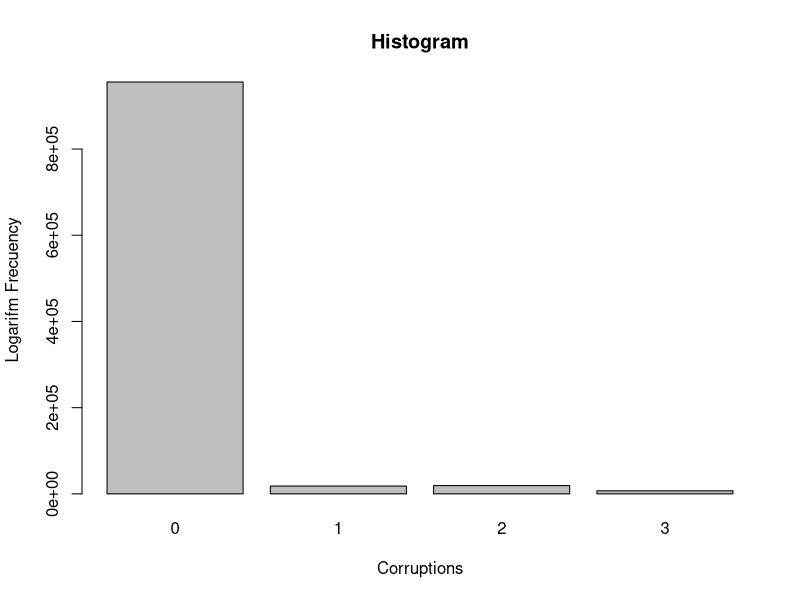
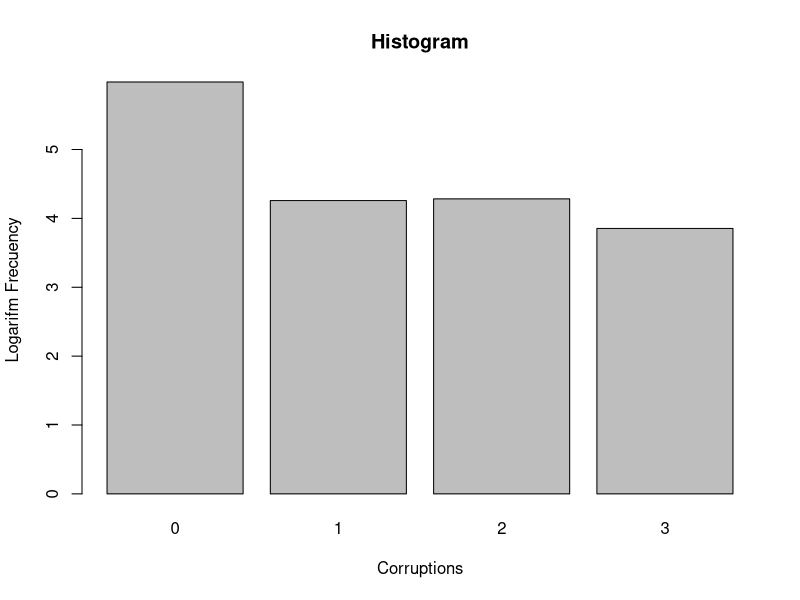
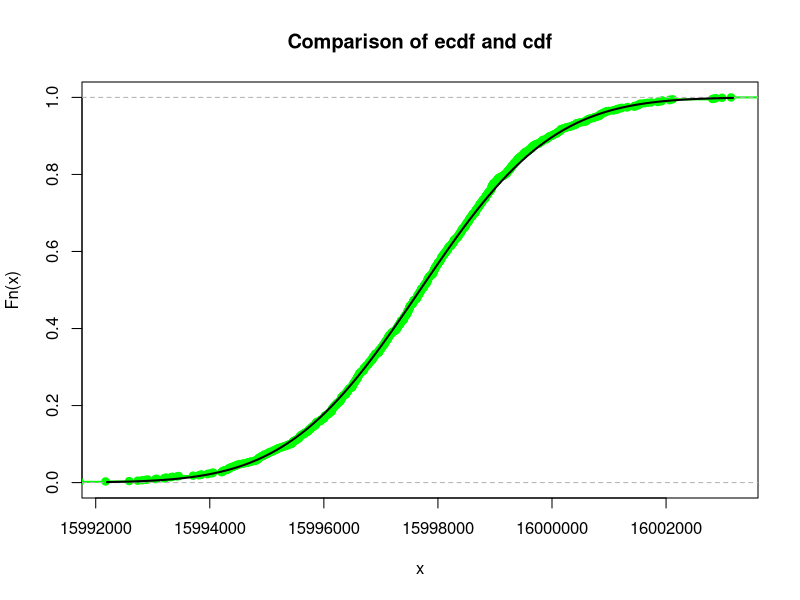
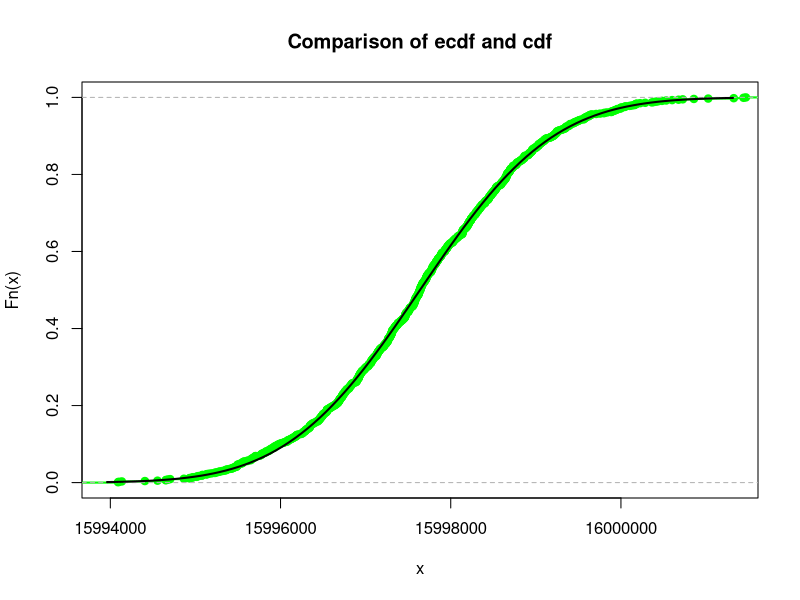
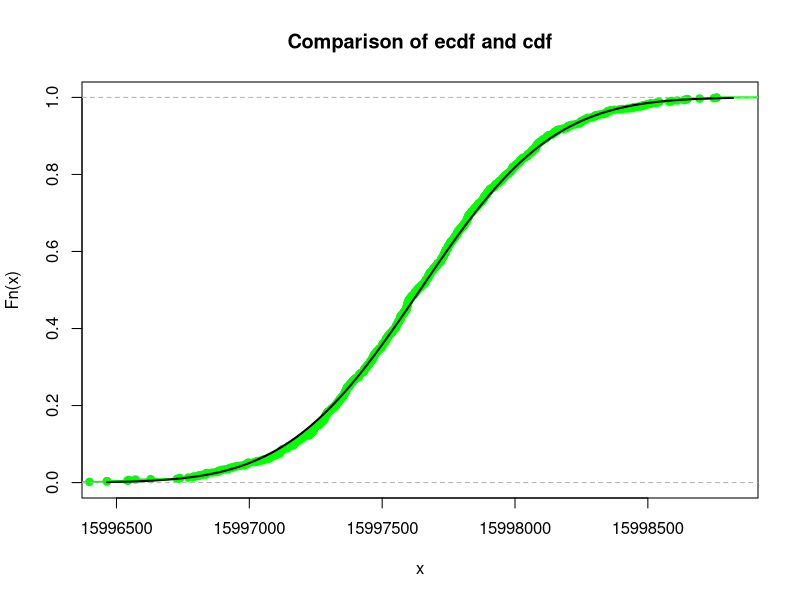
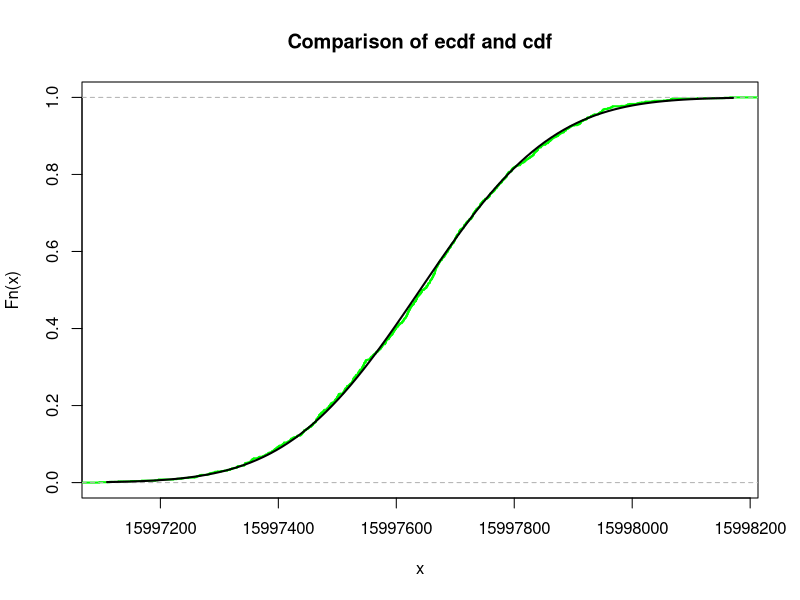
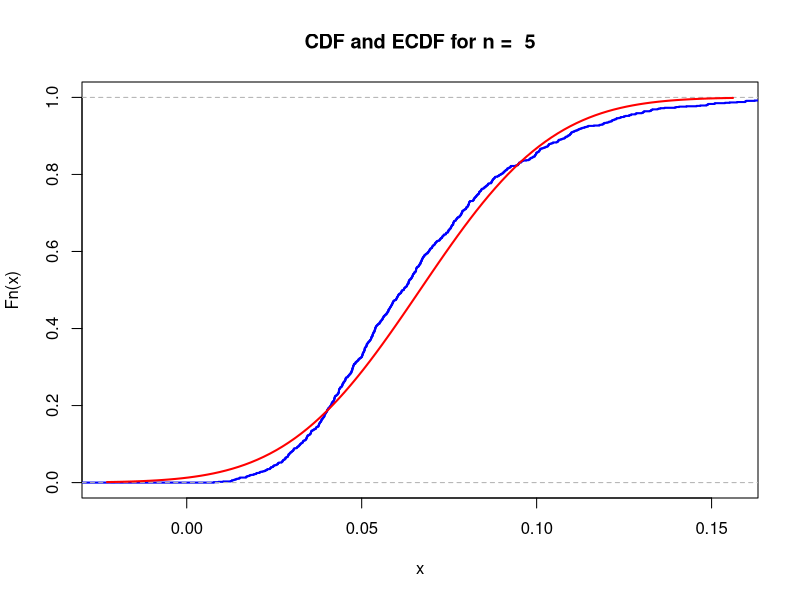
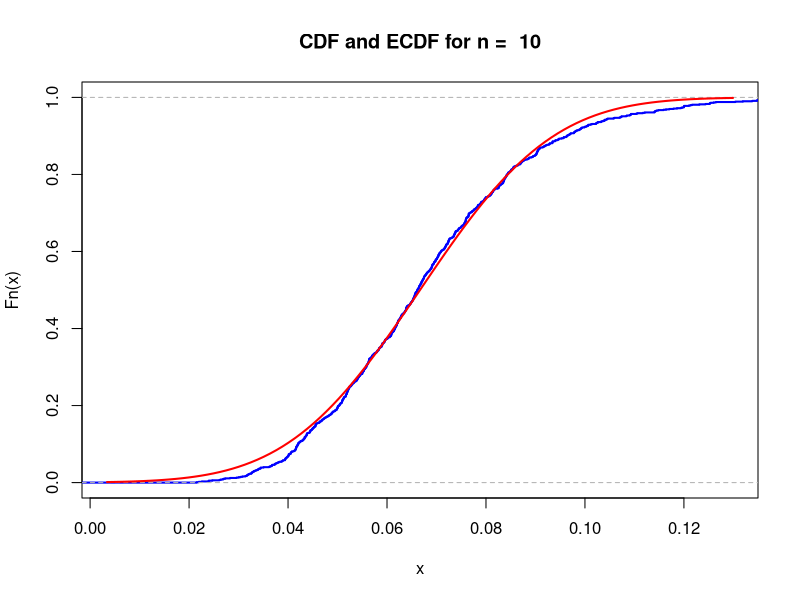

Write R code to recreate these figures, in order.
## ---- chunk 1
# our team id number 
                        
id <- 5                  
                          
set.seed(id)
p <- id/100

# matrices G and H
G <- matrix(c(1, 1, 1, 0, 0, 0, 0,
		1, 0, 0, 1, 1, 0, 0,
		0, 1, 0, 1, 0, 1, 0,
		1, 1, 0, 1, 0, 0, 1), nrow = 4, byrow = TRUE)
H <- t(matrix(c(1, 0, 1, 0, 1, 0, 1,
		0, 1, 1, 0, 0, 1, 1,
		0, 0, 0, 1, 1, 1, 1), nrow = 3, byrow = TRUE))


cat("The matrix G is: \n") 
G  
cat("The matrix H is: \n") 
H
cat("The product GH must be zero: \n")
(G%*%H) %%2
## ---- chunk 2
message_generator <- function(N) {
  matrix(sample(c(0,1), 4*N, replace = TRUE), nrow = N)
}  

#We choose enough big N
N <- 1000000
messages <- message_generator(N)
cat("Head of our messages matrix \n")
head(messages)

#Multiply all our messages by G matrix to get encode messages
codewords <- (messages %*% G) %% 2
cat("The matrix of encoded messages is: \n")
head(codewords, n = 10)
## ---- chunk 3
#Generate error in encode messages
#1 suit for error during transmission .
generating_errors <- function(N){
  matrix(sample(c(0,1), 7*N, replace = TRUE, prob=c(1-p, p)), nrow=N)
}

errors <- generating_errors(N)
cat("The generated errors matrix is: \n")
head(errors, n = 10)

modulo2 <- function(x){
  return (x %% 2)
}
#Sum matrix with errors and encode messages to show the received messages.
received <- codewords + errors
received <- t(apply(received, 1 , modulo2))
head(received)

## ---- chunk 4

decode <- function(x) {
	# multiplying matrices with recieved messages and matrix H
	z <- x %*% H %% 2
	
	# checking index of the corrupted bit (if exists)
	idx <- z[1,1] + 2 * z[1,2] + 4 * z[1,3]
	
	# correcting the message (flipping the bit)
	if (idx > 0) {
		x[idx] <- (x[idx] + 1) %% 2
	}
	
	# return the decoded message
	return(c(x[3],x[5],x[6],x[7]))
}

decoded_messages <- t(apply(received, 1, decode))
cat("The matrix of decoded messages is: \n")
head(decoded_messages)

## ---- chunk 5
#Sum all correctly decoded messages and divide by total number of all messages
actual_prob <- sum(
	decoded_messages[,1]==messages[,1]& 
	decoded_messages[,2]==messages[,2]&
	decoded_messages[,3]==messages[,3]&
	decoded_messages[,4]==messages[,4]) / N

#Expected probability of our case
expected_probability <- ((1 - p)**7 + 7 * p * (1 - p)**6)
cat("The actual probability is: \n")
actual_prob
cat("The expected probability is: \n")
expected_probability
## ---- chunk 6
expectation = 1 * actual_prob
cat("Expectation is equal to \n")
expectation

#standard deviation
variance = (actual_prob * (1 - actual_prob)) / N

cat("Variance is equal to \n")
variance
cat("Standard deviation is equal to \n")
stand_dev <- sqrt(variance)
stand_dev
## ---- chunk 7
#find and epsilon e = Z*SE
# e - epsilon
# Z - Critical value
# SE - Standard error 
SE <- stand_dev / sqrt(N)

alpha <- 0.05
Z <- qnorm(1 - alpha / 2)
e = Z * SE
cat("Epsilon for N = 1,000,000 equal to \n")
e

cat("If Epsilon less-equal 0.03 than N that guarantees this epsilon equal to \n")
e <- 0.03
N_guar <- ceiling((Z * stand_dev / e) ** 2)
N_guar



## ---- chunk 8

# checking if the message was decoded properly
correct_messages_truth_table <- decoded_messages!=messages
#head(correct_messages_truth_table)
# getting the sum of incorrect messages for every bit

correct_messages_truth_table <- apply(correct_messages_truth_table, 1, sum)
value_counts <- table(correct_messages_truth_table)
df <- data.frame(value_counts)
reversed_df <- as.data.frame(rev(t(apply(df, 1, rev))))
colnames(df) <- c("Corruptions", "Frequency")



barplot(height = df$Frequency, names.arg = df$Corruptions, beside = TRUE,
        xlab = "Corruptions", ylab = "Logarifm Frecuency", main = "Histogram")

## ---- chunk 9
barplot(height = log10(df$Frequency), names.arg = df$Corruptions, beside = TRUE,
        xlab = "Corruptions", ylab = "Logarifm Frecuency", main = "Histogram")
## ---- chunk 10
set.seed(5)

lambda <- 7.30063*10^-10
N <- 2.19127*10^16
mu <- N * lambda

print(mu)
## ---- chunk 11

# function to compute the mean for a random variable with n trials.
generate_sample_means <- function(n, K, mu){
  
  list_of_mean <- colMeans(matrix(rpois(n*K, lambda = mu), nrow=n))

  return(list_of_mean)
}

## ---- chunk 12

K_i <- 1 # number of random variables
n <- 10 # number of trials of each r.v.


# example mean of X_i random variable
print(paste("Illustrating the mean for a random variable, which is equal to", generate_sample_means(n, K_i, mu))) 
## ---- chunk 13

sample_values <- c(5, 10, 100, 500) # the number of trials employed for a specific random variable.

## ---- chunk 14
K <- 1e3 # number of random variables

# function for creating a plot that displays both the empirical cumulative distribution function (CDF) and the cumulative distribution function of a theoretical distribution.

generate_plot <- function(sample_means, mean, sigma){ 
  
  # form the empirical cumulative distribution function Fˆs of sample_means
  xlims <- c(mean - 3 * sigma, mean + 3 * sigma)
  Fs <- ecdf(sample_means)
  plot(Fs,
     xlim = xlims,
     ylim = c(0,1),
     col = "green",
     lwd = 2,
     main = "Comparison of ecdf and cdf")
  
  # Cumulative distribution function which represent normal distribution base on data from other sample of means         different r.v.
  curve(pnorm(x, mean = mean, sd = sigma), col = "black", lwd = 2, add = TRUE)
}
## ---- chunk 15

for (ind in 1:4){
  n <- sample_values[ind]
  sample_means <- generate_sample_means(n, K, mu)
  
  # calculate all needed variable for find normal distribution of Xi r.v.
  mean_value <- mean(sample_means)
  variance <- var(sample_means)
  standard_deviation <- sqrt(variance)
  
  generate_plot(sample_means, mean_value, standard_deviation)
  
  
  # calculate max difference between two C.D.F`s
  x <- seq(mean_value - 3 * standard_deviation, mean_value + 3 * standard_deviation, by = 6 * standard_deviation / 200)
  max_difference = max(abs(ecdf(sample_means)(x) - (pnorm(x, mean = mean_value, 
                                               sd = standard_deviation))))
  print(paste("Max difference is: ", max_difference)) # for n = (5, 10, 100, 500)

}
## ---- chunk 16

generate_sum <- function(n, K, mu) {
  sample_sums <- colSums(matrix(rpois(n * K, lambda = mu), nrow = n))
  return(sample_sums)
}

list_of_n <- c(2, 50, 51)


# max value is 50, and 

for (ind in 1:3) {
  
  n <- list_of_n[ind]
  total_sums <- generate_sum(n, K, mu)
  less_value <- sum(total_sums < (8 * 10^8))
  emp_probability <- less_value / length(total_sums)
  
  print(paste("The empirical probability for a sum less than 8*10^8 in a scenario with 9 trials:", emp_probability))
  
  print(sum(total_sums < (8 * 10^8)))
}

## ---- chunk 17
# Calculation of the parameter of exponential r.v.
nu1 <- 15 # 10 + id = 10 + 5

K <- 1e3

n <- c(5, 10, 50)

# Simulation of random variables and calculation of sample means for n=5
# Repeating this K times for n=5
sample_means <- colMeans(matrix(rexp(5*K, rate = nu1), nrow=5))
## ---- chunk 18
mu <- 1 / nu1
sigma <- mu / sqrt(n)
## ---- chunk 19
# Creating a sequence of values from 0 to 1 with a step of 0.025 
# Then use this for finding difference between ECDF and CDF
x <- seq(0, 1, by=0.025)

for (i in n) {
  
  # Simulation of random variables and calculation of sample means for different n
  # Creation of a matrix and calculation of column means
  sample_means <- colMeans(matrix(rexp(i*K, rate = nu1), nrow=i))
  
  # Calculation of μ and σ^2
  mu <- 1 / nu1
  sigma <- mu / sqrt(i)
  
  # Setting the x-axis limits
  # Left and right bounds
  xlims <- c(mu-3*sigma,mu+3*sigma)
  
  # Empirical Cumulative Distribution Function (ECDF) calculation
  Fs <- ecdf(sample_means)
  
  # Visualizing ECDF
  plot(Fs, 
       xlim = xlims, 
       col = "blue",
       lwd = 2,
       main = paste("CDF and ECDF for n = ", i))
  
  # Visualize CDF
  curve(pnorm(x, mean = mu, sd = sigma), col = "red", lwd = 2, add = TRUE)
  
  # Calculating difference between CDF and ECDF
  print(max(abs(ecdf(sample_means)(x)-pnorm(x, mean = mu, sd = sigma))))
}
## ---- chunk 20
n = 100
S <- sum(rexp(n, rate = nu1))
S
## ---- chunk 21
# Lowest and highest value of N
lowest <- 5.56
highest <- 7.02

# Function for estimating new probabilities for values of N
estimation <- function(N, K, nu1) {
  nu <- N * nu1
  
  # Generating K samples of size n from an exponential distribution with rate parameter nu
  values <- replicate(K, sum(rexp(100, rate = nu)))
  
  # Check how many values are >= 1
  # Find probability of having a sum >= 1 for these samples
  prob <- sum(values >= 1) / K
  return(prob)
}

# Create a sequence of values from lowest to highest 
# This is done to cover the range of N values for which probabilities need to be estimated
val <- seq(lowest, highest, by = 0.001)

# Apply the estimation function to each value in the val sequence 
# This calculates the probability of having a sum greater than or equal to 1 for different values of N within the specified range
probs <- sapply(val, function(N) estimation(N, K, nu1))

cat("Probability for N = 5.56 =>", estimation(5.56, K, nu1), "\n")
cat("Probability for N = 6.06 =>", estimation(6.06, K, nu1), "\n")
cat("Probability for N = 7.02 =>", estimation(7.02, K, nu1), "\n")
